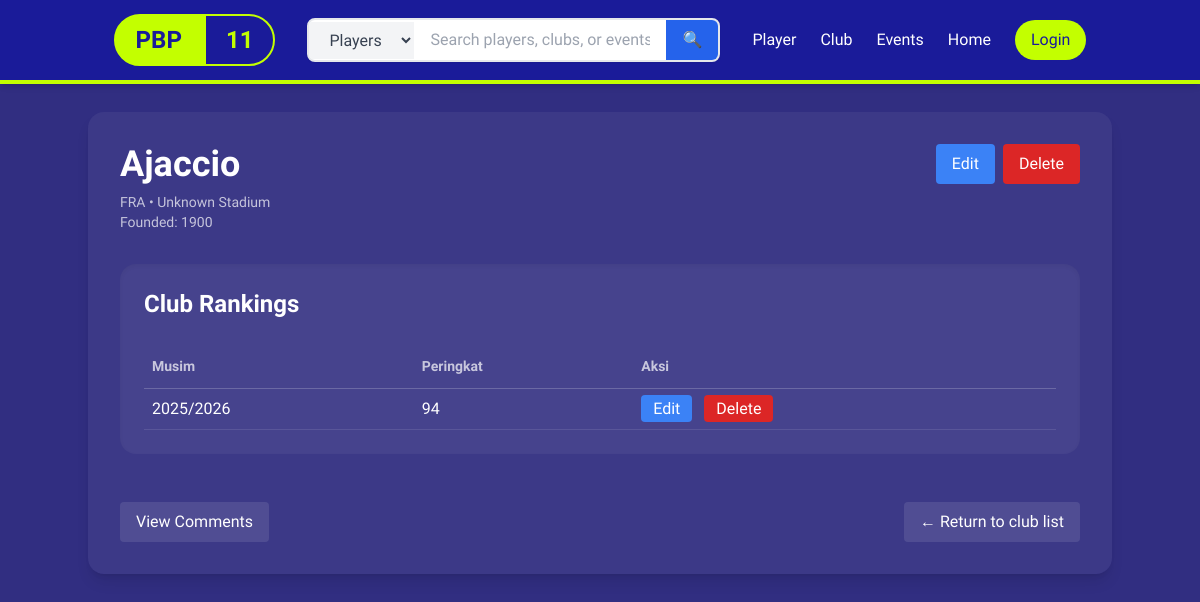
Page /clubs/94/ on the committed database.
### ibeth_clubs/models.py (models this page shows, shortened)
class Club(models.Model):
    nama = models.CharField(max_length=100)
    negara = models.CharField(max_length=100)
    stadion = models.CharField(max_length=100)
    tahun_berdiri = models.PositiveIntegerField()
    url_gambar = models.URLField(blank=True, null=True)
    comments = GenericRelation(Comments)

class ClubRanking(models.Model):
    club = models.ForeignKey(Club, related_name='rankings', on_delete=models.CASCADE)
    musim = models.CharField(max_length=20)
    peringkat = models.PositiveIntegerField()

### ibeth_clubs/views.py (the view)
# urls.py: path('<int:pk>/', views.club_detail, name='club_detail'),
def club_detail(request, pk):
    club = get_object_or_404(Club, pk=pk)
    rankings = club.rankings.all().order_by('-musim')
    comments = Comments.objects.filter(
        content_type__model='club',
        object_id=club.id
    ).order_by('-tanggal')
    form = CommentForm()
    context = {
        'club': club,
        'rankings': rankings,
        'base_title': f'Detail {club.nama}',
        'comments': comments,
        'form': form,
    }
    return render(request, 'clubs/detail.html', context)

### comments/forms.py
class CommentForm(forms.ModelForm):
    class Meta:
        model = Comments
        fields = ['isi_komentar']
        widgets = {
                'isi_komentar': forms.Textarea(attrs={
                'class': 'w-full p-3 rounded-lg text-indigo-900 border border-gray-300 focus:ring-2 focus:ring-lime-400 focus:outline-none',
                'placeholder': 'Tulis komentar kamu di sini...',
                'rows': 4
            }),
        }
        labels = {
            'isi_komentar': '',
        }

### ibeth_clubs/templates/clubs/detail.html (shortened to what this page needs)
{% extends 'base.html' %}
{% block content %}
<div class="min-h-screen bg-indigo-900 text-white px-4 pb-12">
  <div class="max-w-5xl mx-auto mt-28 space-y-8 bg-white/5 p-8 rounded-2xl shadow-lg">
    <div class="flex flex-wrap justify-between items-start gap-4">
      <div>
        <h1 class="text-4xl font-bold text-white mb-2">{{ club.nama }}</h1>
        <p class="text-sm text-white/70">{{ club.negara }} • {{ club.stadion }}</p>
        <p class="text-sm text-white/70">Founded: {{ club.tahun_berdiri }}</p>
      </div>
      <div class="space-x-2 flex">
        <a href="{% url 'ibeth_clubs:club_update' club.pk %}"
           class="px-4 py-2 rounded bg-blue-500 hover:bg-blue-600 transition text-white">
          Edit
        </a>
        <a href="{% url 'ibeth_clubs:club_delete' club.pk %}"
           class="px-4 py-2 rounded bg-red-600 hover:bg-red-700 transition text-white">
          Delete
        </a>
      </div>
    </div>
    <div class="bg-white/5 p-6 rounded-2xl shadow-inner">
      <div class="flex justify-between items-center flex-wrap gap-3">
        <h2 class="text-2xl font-semibold text-white">Club Rankings</h2>
      </div>
      {% if rankings %}
        <div class="overflow-x-auto mt-6">
          <table class="table-auto w-full text-white border-collapse">
            <thead>
              <tr class="text-left text-sm text-white/70 border-b border-white/20">
                <th class="py-3 px-2">Musim</th>
                <th class="py-3 px-2">Peringkat</th>
                <th class="py-3 px-2">Aksi</th>
              </tr>
            </thead>
            <tbody>
              {% for r in rankings %}
                <tr class="border-b border-white/10 hover:bg-white/10 transition">
                  <td class="py-2 px-2">{{ r.musim }}</td>
                  <td class="py-2 px-2">{{ r.peringkat }}</td>
                  <td class="py-2 px-2 space-x-2">
                    <a href="{% url 'ibeth_clubs:club_ranking_update' r.pk %}"
                       class="px-3 py-1 rounded bg-blue-500 hover:bg-blue-600 transition text-white">Edit</a>
                    <a href="{% url 'ibeth_clubs:club_ranking_delete' r.pk %}"
                       class="px-3 py-1 rounded bg-red-600 hover:bg-red-700 transition text-white">Delete</a>
                  </td>
                </tr>
              {% endfor %}
            </tbody>
          </table>
        </div>
      {% else %}
        <p class="mt-4 text-white/70">This club's ranking is in the range of 1-10.</p>
      {% endif %}
    </div>
    <div class="pt-4 flex justify-between items-center">
    <button id="openCommentsBtn"
            type="button"
            class="px-4 py-2 rounded bg-white/10 hover:bg-white/20 transition text-white cursor-pointer">
        View Comments
    </button>
    <a href="{% url 'ibeth_clubs:club_list' %}"
       class="px-4 py-2 rounded bg-white/10 hover:bg-white/20 transition text-white">
        ← Return to club list
    </a>
    </div>
  </div>
</div>
{% endblock %}

### rafi_player/static/css/style.css (style rules this page uses)
* { margin: 0; padding: 0; box-sizing: border-box; }
body { font-family: 'Geologica', sans-serif; background-color: #1e1b74; color: white; min-height: 100vh; display: flex; flex-direction: column; }

### rows in the picture
Club: nama "Ajaccio", negara "FRA", stadion "Unknown Stadium", tahun_berdiri "1900"
ClubRanking: musim "2025/2026", peringkat "94"
